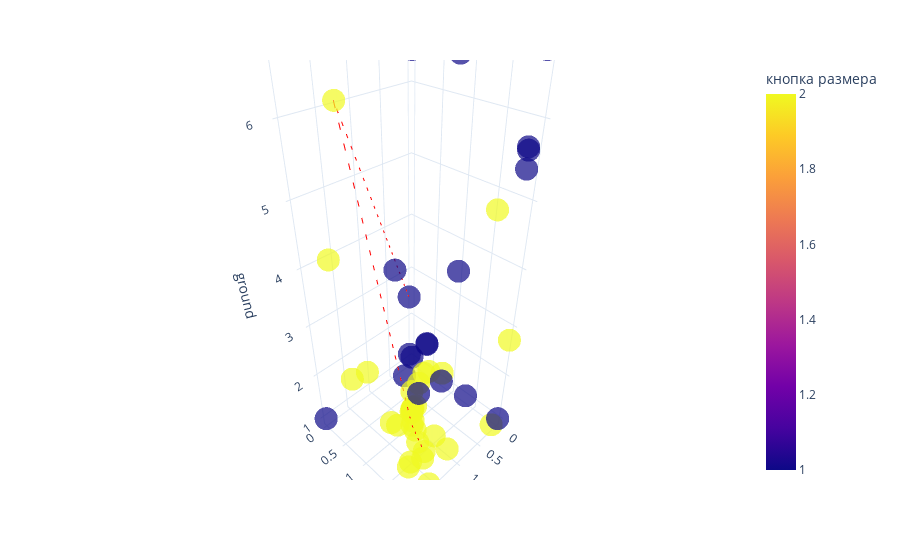

Notebook code for this chart:
### Code cell
fig = px.scatter_3d(steps_df, x='coffee', y='size', z='ground', 
                    color='кнопка размера', 
                    opacity=0.7, 
                    color_discrete_sequence=px.colors.qualitative.Alphabet)
# this is best path, plot it as a  directional line in 3d
best_option = steps_df.iloc[prob.ibest_seq].drop_duplicates()
# Create the line plot
gradient = best_option.index

line_plot = px.line_3d(best_option, x='coffee', y='size', z='ground')
line_plot['data'][0]['line']['color'] = '#FF0000'
line_plot['data'][0]['line']['dash'] = 'dash'
fig.add_trace(line_plot.data[0])
fig.update_layout(title='')

fig.update_layout(template='plotly_white')

go.Figure(fig).show()

### Figure 1 — Plotly figure (JSON) as saved in the notebook; plotly's stock layout.template omitted (floating-point values rounded to 4 significant figures)
{"data": [{"hovertemplate": "coffee=%{x}<br>size=%{y}<br>ground=%{z}<br>кнопка размера=%{marker.color}<extra></extra>", "legendgroup": "", "marker": {"color": [1, 1, 2, 2, 2, 1, 2, 1, 1, 2, 2, 2, 1, 2, 2, 2, 2, 2, 1, 2, 1, 2, 2, 1, 1, 2, 2, 1, 2, 2, 2, 2, 1, 1, 1, 1, 1, 2, 2, 2, 2, 2, 2, 1, 2, 1, 2, 2, 2, 2, 2, 2, 1, 1, 2], "coloraxis": "coloraxis", "opacity": 0.7, "symbol": "circle"}, "mode": "markers", "name": "", "scene": "scene", "showlegend": false, "type": "scatter3d", "x": [0.4639, 0.7011, 1.857, 1.67, 1.564, 0.8555, 1.266, 1.15, 0.1688, 0.3043, 1.264, 1.258, 1.2, 1.225, 1.214, 1.165, 1.211, 1.175, 0.1845, 1.186, 0.1234, 1.164, 1.213, 0.7197, 2.0, 0.0, 2.0, 0.0, 0.0, 0.172, 0.02989, 0.0, 0.7562, 0.1123, 0.0, 2.0, 0.03181, 1.244, 1.305, 1.675, 1.761, 1.562, 1.602, 0.07334, 1.391, 0.6455, 1.592, 1.587, 1.65, 1.021, 1.408, 0.9858, 0.5369, 0.1149, 1.668], "y": [0.4042, 1.023, 0.7836, 0.09786, 0.2285, 1.514, 1.272, 0.8352, 1.976, 1.755, 1.333, 1.388, 1.044, 1.21, 1.227, 1.245, 1.211, 1.204, 2.0, 1.21, 1.955, 1.165, 1.214, 1.038, 2.0, 0.0, 2.0, 0.0, 2.0, 2.0, 0.7843, 2.0, 1.582, 2.0, 2.0, 0.0, 0.0, 1.571, 1.575, 1.249, 0.8808, 1.26, 1.815, 1.363, 2.0, 1.295, 1.717, 1.555, 2.0, 1.796, 1.642, 1.491, 0.7016, 0.04978, 1.593], "z": [2.924, 2.489, 6.338, 4.052, 1.781, 6.727, 1.324, 3.994, 5.729, 4.916, 1.261, 1.004, 2.201, 1.554, 1.612, 1.665, 1.612, 1.283, 5.479, 1.62, 5.671, 1.44, 1.592, 2.527, 7.0, 6.823, 3.273, 1.0, 7.0, 1.0, 1.182, 2.756, 4.153, 6.722, 1.0, 1.0, 7.0, 2.72, 1.0, 1.735, 2.574, 1.582, 3.135, 1.101, 7.0, 1.852, 2.87, 1.0, 1.0, 1.0, 1.0, 1.0, 1.0, 1.191, 1.0]}, {"hovertemplate": "coffee=%{x}<br>size=%{y}<br>ground=%{z}<extra></extra>", "legendgroup": "", "line": {"color": "#FF0000", "dash": "dash"}, "marker": {"symbol": "circle"}, "mode": "lines", "name": "", "scene": "scene", "showlegend": false, "type": "scatter3d", "x": [0.4639, 1.857, 1.266, 1.305], "y": [0.4042, 0.7836, 1.272, 1.575], "z": [2.924, 6.338, 1.324, 1.0]}], "layout": {"coloraxis": {"colorbar": {"title": {"text": "кнопка размера"}}, "colorscale": [[0.0, "#0d0887"], [0.1111, "#46039f"], [0.2222, "#7201a8"], [0.3333, "#9c179e"], [0.4444, "#bd3786"], [0.5556, "#d8576b"], [0.6667, "#ed7953"], [0.7778, "#fb9f3a"], [0.8889, "#fdca26"], [1.0, "#f0f921"]]}, "legend": {"tracegroupgap": 0}, "margin": {"t": 60}, "scene": {"domain": {"x": [0.0, 1.0], "y": [0.0, 1.0]}, "xaxis": {"title": {"text": "coffee"}}, "yaxis": {"title": {"text": "size"}}, "zaxis": {"title": {"text": "ground"}}}, "title": {"text": ""}}}
